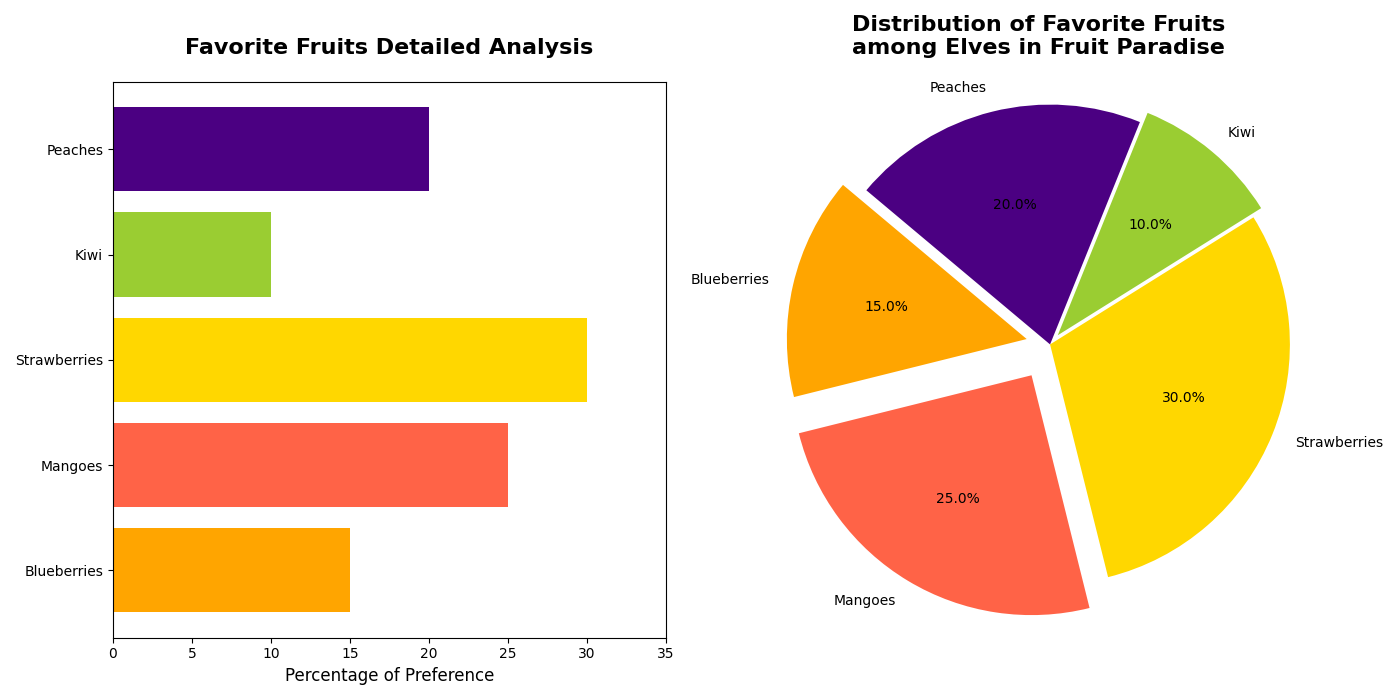

The script that drew this image:
import matplotlib.pyplot as plt

fruit_types = ['Blueberries', 'Mangoes', 'Strawberries', 'Kiwi', 'Peaches']
percentages = [15, 25, 30, 10, 20]
colors = ['#FFA500', '#FF6347', '#FFD700', '#9ACD32', '#4B0082']

fig, (ax1, ax2) = plt.subplots(1, 2, figsize=(14, 7))

ax2.pie(
    percentages, labels=fruit_types, autopct='%1.1f%%', startangle=140, 
    colors=colors, explode=(0.1, 0.15, 0, 0.05, 0))

ax2.set_title('Distribution of Favorite Fruits\namong Elves in Fruit Paradise', 
              fontsize=16, fontweight='bold', pad=20)
ax2.axis('equal')

ax1.barh(fruit_types, percentages, color=colors)
ax1.set_title('Favorite Fruits Detailed Analysis', fontsize=16, fontweight='bold', pad=20)
ax1.set_xlabel("Percentage of Preference", fontsize=12)
ax1.set_xlim(0, 35)
ax1.set_yticks(range(len(fruit_types)))
ax1.set_yticklabels(fruit_types, fontsize=10)

plt.tight_layout()
plt.show()
